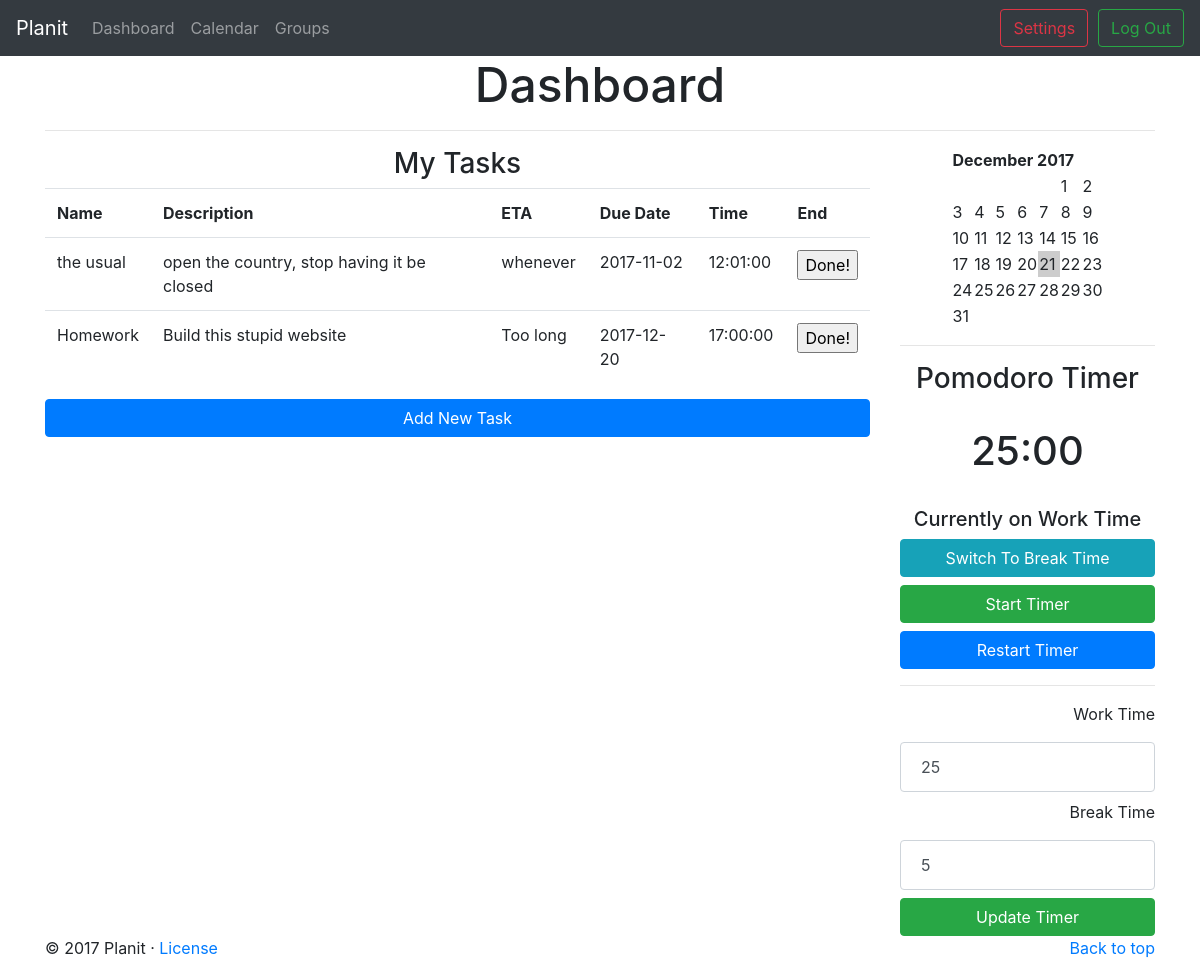
/content/dashboard.php (signed in), run on an earlier commit of the app's database.
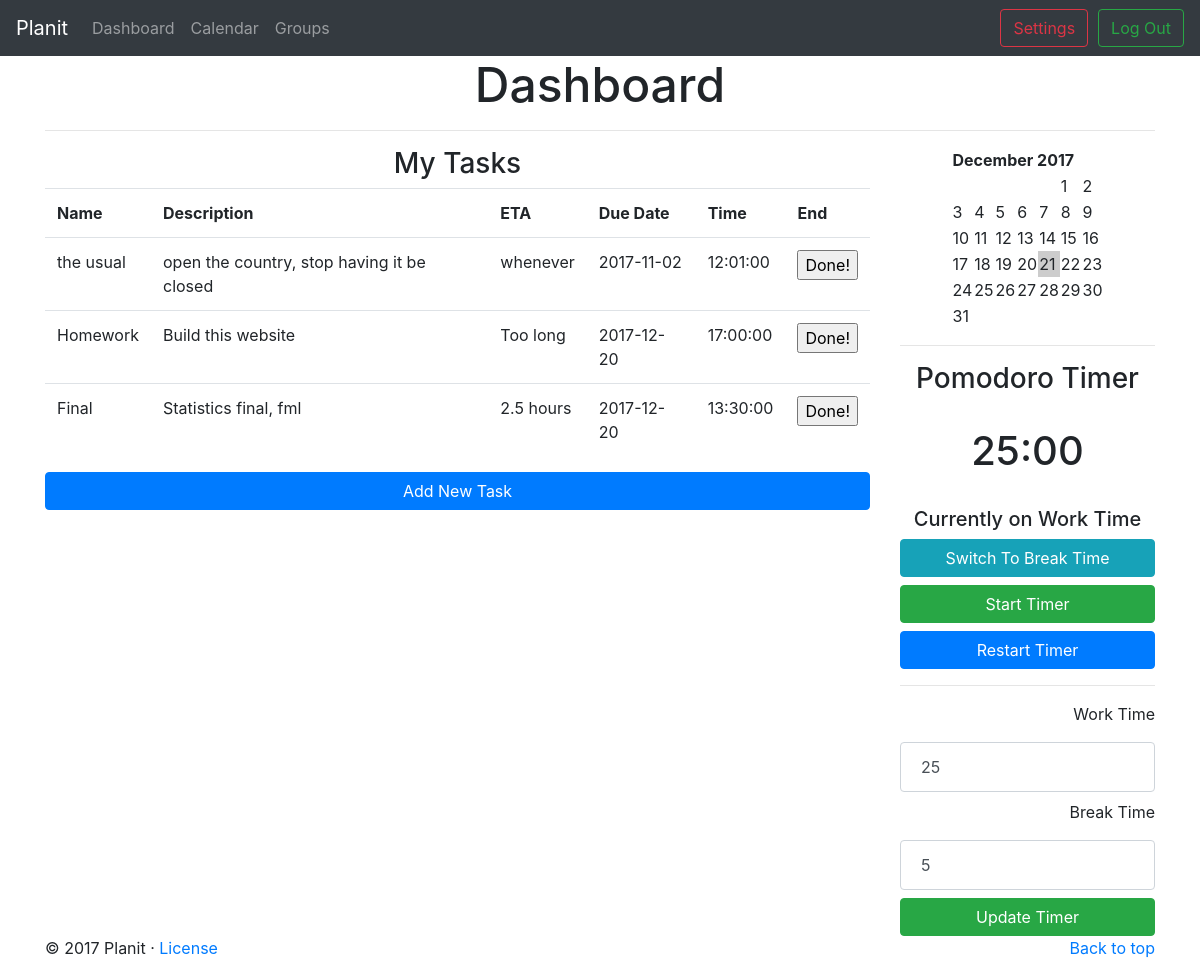
And on a later commit of the database.
### tables this page shows
create table if not exists `tasks` (
	`task_id` integer auto_increment primary key,
	`username` char(40) references users(username),
	`task_name` varchar(40) not null,
	`deadline` datetime,
	`description` varchar(140),
	`ETA` varchar(40),
    `complete` tinyint(1) not null default 0
);

### php/load_data.php (the view, shortened to what this page needs)
<?php
    function tiny_calendar() {
        $now = getdate(time());
        $time = mktime(0,0,0, $now['mon'], 1, $now['year']);
        $date = getdate($time);
        $dayTotal = date('t', mktime(0,0,0,$date['mon'], 1,$date['year']));
        print '<table style="margin: 0px auto;"><tr><td colspan="7"><strong>' . $date['month'] . '</strong><strong>    ' . $date['year'] . '</strong></td></tr>';
        for ($i = 0; $i < 6; $i++) {
            print '<tr>';
            for ($j = 1; $j <= 7; $j++) {
                $dayNum = $j + $i*7 - $date['wday'];
                print '<td';
                if ($dayNum > 0 && $dayNum <= $dayTotal) {
                    print ($dayNum == $now['mday']) ? ' style="background: #ccc;">' : '>';
                    print $dayNum;
                }
                else {
                    print '>';
                }
                print '</td>';
            }
            print '</tr>';
            if ($dayNum >= $dayTotal && $i != 6)
                break;
        }
        print '</table>';
    }
    function load_tasks(&$db) {
        $query = "SELECT * FROM tasks WHERE username = '{$_SESSION['login_user']}'";
        $resultset = mysqli_query($db,$query);
        echo
            "<table class = \"table\">
             <tr>
                 <th>Name</th>
                 <th>Description</th>
                 <th>ETA</th>
                 <th>Due Date</th>
                 <th>Time</th>
                 <th>End</th>
             </tr>";
        while ($row = mysqli_fetch_array($resultset, MYSQLI_NUM)) {
            if($row[6] == 0){
                $dateString = explode(" ", $row[3]);
                echo
                    "<tr>
                         <td>$row[2]</td>
                         <td>$row[4]</td>
                         <td>$row[5]</td>
                         <td>$dateString[0]</td>
                         <td>$dateString[1]</td>
                         <td><input type=\"submit\" class=\"button\" name=\"$row[0]\" value=\"Done!\"/></td>
                     </tr>";
            }
        }
        echo "</table>";
    }
?>

### content/dashboard.php (shortened to what this page needs)
<!DOCTYPE html>
<html>
<head>
    <?php
        include('../templates/headercontent.php')
    ?>
</head>
<body>
    <?php
        include('../templates/navbar.php');
    ?>
    <div class="container">
        <h1 class="text-center">
            <font size="7">Dashboard</font>
        </h1>
        <hr>
        <div class="row">
            <div class="col-md-9">
                <h3 class="text-center">My Tasks</h3>
                <div class="table-responsive">
                    <?php
                        load_tasks($connection);
                    ?>
                </div>
                <button id = "new_task_button" class="btn btn-block btn-primary" type="button" data-toggle="modal" data-target="#taskModal">Add New Task</button>
            </div>
            <div class="col-md-3" align='right'>
                <?php
                    tiny_calendar();
                ?>
                <hr>
                <h3 class="text-center">Pomodoro Timer</h3>
                <br>
                <h1 class="text-center" id="timer-text">00:00</h1>
                <br>
                <h5 class="text-center" id="timeIndicator">Currently on Work Time</h5>
                <button class="btn btn-block btn-top btn-info" id="toggleWork">Switch To Break Time</button>
                <button class="btn btn-block btn-top btn-success" id="pauseBtn">Start Timer</button>
                <button class="btn btn-block btn-top btn-primary" id="restartBtn">Restart Timer</button>
                <hr>
                <label for="workTime">Work Time</label>
                <input type="text" id="workTime" min=1 max=60 value="25" class="form-control">
                <label for="breakTime">Break Time</label>
                <input type="text" id="breakTime" min=1 max=60 value="5" class="form-control">
                <button class="btn btn-block btn-success" id="updateBtn">Update Timer</button>
            </div>
        </div>
        <?php
            include('../templates/footerCopy.php');
        ?>
    </div>
</body>
</html>

### templates/headercontent.php (shortened to what this page needs)
<link href="https://maxcdn.bootstrapcdn.com/bootstrap/4.0.0-beta/css/bootstrap.min.css" rel="stylesheet">
<link href='https://cdnjs.cloudflare.com/ajax/libs/fullcalendar/3.7.0/fullcalendar.min.css' rel='stylesheet' />
<link href='https://cdnjs.cloudflare.com/ajax/libs/fullcalendar/3.7.0/fullcalendar.print.css' rel='stylesheet' media='print' />
<link href="../css/main.css" rel="stylesheet">

### templates/navbar.php (shortened to what this page needs)
<nav class="navbar navbar-expand-md navbar-dark bg-dark">
<?php
    include('../php/load_data.php');
    if(isset($_SESSION["login_user"]))
    {
        echo "
            <a class=\"navbar-brand\" href=\"../content/dashboard.php\">Planit</a>
            <button class=\"navbar-toggler\" type=\"button\" data-toggle=\"collapse\" data-target=\"#navbarCollapse\" aria-controls=\"navbarCollapse\" aria-expanded=\"false\" aria-label=\"Toggle navigation\">
                <span class=\"navbar-toggler-icon\"></span>
            </button>
            <div class=\"collapse navbar-collapse\" id=\"navbarCollapse\">
                <ul class=\"navbar-nav mr-auto\">
                    <li class=\"nav-item\">
                        <a class=\"nav-link\" href=\"../content/dashboard.php\">Dashboard</a>
                    </li>
                    <li class=\"nav-item\">
                        <a class=\"nav-link\" href=\"../content/calendar.php\">Calendar</a>
                    </li>
                    <li class=\"nav-item\">
                        <a class=\"nav-link\" href=\"../content/manage_groups.php\">Groups</a>
                    </li>
                </ul>
                <form action=\"../content/settings.php\" method=\"post\">
                    <button type=\"submit\" id=\"settings_button\" class=\"btn btn-outline-danger\" style=\"margin-right:10px;\">Settings</button>
		        </form>
                <form action=\"\" method=\"post\">
                    <button type=\"submit\" name=\"logout_button\" class=\"btn btn-outline-success my-2 my-sm-0\">Log Out</button>
                </form>
            </div>";
    }
?>
</nav>

### templates/footerCopy.php (shortened to what this page needs)
<footer>
    <p class="float-right"><a href="#">Back to top</a></p>
    <p>&copy; 2017 Planit &middot; <a href="#licenseModal" role="button" data-toggle="modal">License</a></p>
</footer>

### css/main.css (style rules this page uses)
input[type=text], input[type=password], input[type=email], input[type=time] { padding: 12px 20px; margin: 8px 0; }
.btn-top { margin-top: 5px; }

What changed in the data, as far as the page shows it:
changed tasks "Homework": description "Build this stupid website" → "Build this website"
added tasks: task_name "Final", description "Statistics final, fml", ETA "2.5 hours", deadline "2017-12-20", deadline "13:30:00"
